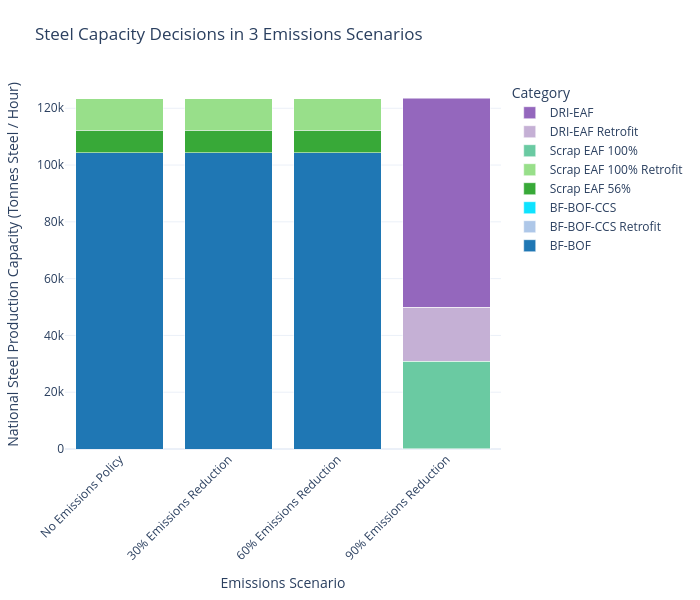

Notebook code cell kept with this figure:
### Code cell
plot_stacked_bar(
    consolidate_capacity(steel_df).T,
    scenario_map=scenario_map,
    name_map=tech_name_map,
    color_map=custom_color_map,
    title_name = "Steel Capacity Decisions in 3 Emissions Scenarios",
    xaxis_name="Emissions Scenario",
    yaxis_name="National Steel Production Capacity (Tonnes Steel / Hour)",
    width=700
)

### Figure 1 — Plotly figure (JSON) as saved in the notebook; plotly's stock layout.template omitted (floating-point values rounded to 4 significant figures)
{"data": [{"hovertemplate": "Category=BF-BOF<br>Emissions Scenario=%{x}<br>National Steel Production Capacity (Tonnes Steel / Hour)=%{y}<extra></extra>", "legendgroup": "BF-BOF", "marker": {"color": "#1f77b4", "pattern": {"shape": ""}}, "name": "BF-BOF", "orientation": "v", "showlegend": true, "textposition": "auto", "type": "bar", "x": ["No Emissions Policy", "30% Emissions Reduction", "60% Emissions Reduction", "90% Emissions Reduction"], "xaxis": "x", "y": [104400.0, 104400.0, 104400.0, 30.48], "yaxis": "y"}, {"hovertemplate": "Category=BF-BOF-CCS Retrofit<br>Emissions Scenario=%{x}<br>National Steel Production Capacity (Tonnes Steel / Hour)=%{y}<extra></extra>", "legendgroup": "BF-BOF-CCS Retrofit", "marker": {"color": "#aec7e8", "pattern": {"shape": ""}}, "name": "BF-BOF-CCS Retrofit", "orientation": "v", "showlegend": true, "textposition": "auto", "type": "bar", "x": ["No Emissions Policy", "30% Emissions Reduction", "60% Emissions Reduction", "90% Emissions Reduction"], "xaxis": "x", "y": [0.3109, 0.4806, 0.7983, 4.658], "yaxis": "y"}, {"hovertemplate": "Category=BF-BOF-CCS<br>Emissions Scenario=%{x}<br>National Steel Production Capacity (Tonnes Steel / Hour)=%{y}<extra></extra>", "legendgroup": "BF-BOF-CCS", "marker": {"color": "#0ee3ff", "pattern": {"shape": ""}}, "name": "BF-BOF-CCS", "orientation": "v", "showlegend": true, "textposition": "auto", "type": "bar", "x": ["No Emissions Policy", "30% Emissions Reduction", "60% Emissions Reduction", "90% Emissions Reduction"], "xaxis": "x", "y": [0.1341, 0.2715, 0.5067, 2.838], "yaxis": "y"}, {"hovertemplate": "Category=Scrap EAF 56%<br>Emissions Scenario=%{x}<br>National Steel Production Capacity (Tonnes Steel / Hour)=%{y}<extra></extra>", "legendgroup": "Scrap EAF 56%", "marker": {"color": "#38a938", "pattern": {"shape": ""}}, "name": "Scrap EAF 56%", "orientation": "v", "showlegend": true, "textposition": "auto", "type": "bar", "x": ["No Emissions Policy", "30% Emissions Reduction", "60% Emissions Reduction", "90% Emissions Reduction"], "xaxis": "x", "y": [7921.0, 7919.0, 7910.0, 12.08], "yaxis": "y"}, {"hovertemplate": "Category=Scrap EAF 100% Retrofit<br>Emissions Scenario=%{x}<br>National Steel Production Capacity (Tonnes Steel / Hour)=%{y}<extra></extra>", "legendgroup": "Scrap EAF 100% Retrofit", "marker": {"color": "#98df8a", "pattern": {"shape": ""}}, "name": "Scrap EAF 100% Retrofit", "orientation": "v", "showlegend": true, "textposition": "auto", "type": "bar", "x": ["No Emissions Policy", "30% Emissions Reduction", "60% Emissions Reduction", "90% Emissions Reduction"], "xaxis": "x", "y": [11060.0, 11070.0, 11070.0, 13.98], "yaxis": "y"}, {"hovertemplate": "Category=Scrap EAF 100%<br>Emissions Scenario=%{x}<br>National Steel Production Capacity (Tonnes Steel / Hour)=%{y}<extra></extra>", "legendgroup": "Scrap EAF 100%", "marker": {"color": "#6acaa2", "pattern": {"shape": ""}}, "name": "Scrap EAF 100%", "orientation": "v", "showlegend": true, "textposition": "auto", "type": "bar", "x": ["No Emissions Policy", "30% Emissions Reduction", "60% Emissions Reduction", "90% Emissions Reduction"], "xaxis": "x", "y": [1.079, 2.965, 3.794, 30900.0], "yaxis": "y"}, {"hovertemplate": "Category=DRI-EAF Retrofit<br>Emissions Scenario=%{x}<br>National Steel Production Capacity (Tonnes Steel / Hour)=%{y}<extra></extra>", "legendgroup": "DRI-EAF Retrofit", "marker": {"color": "#c5b0d5", "pattern": {"shape": ""}}, "name": "DRI-EAF Retrofit", "orientation": "v", "showlegend": true, "textposition": "auto", "type": "bar", "x": ["No Emissions Policy", "30% Emissions Reduction", "60% Emissions Reduction", "90% Emissions Reduction"], "xaxis": "x", "y": [1.086, 1.791, 3.569, 18960.0], "yaxis": "y"}, {"hovertemplate": "Category=DRI-EAF<br>Emissions Scenario=%{x}<br>National Steel Production Capacity (Tonnes Steel / Hour)=%{y}<extra></extra>", "legendgroup": "DRI-EAF", "marker": {"color": "#9467bd", "pattern": {"shape": ""}}, "name": "DRI-EAF", "orientation": "v", "showlegend": true, "textposition": "auto", "type": "bar", "x": ["No Emissions Policy", "30% Emissions Reduction", "60% Emissions Reduction", "90% Emissions Reduction"], "xaxis": "x", "y": [0.5671, 1.209, 1.936, 73530.0], "yaxis": "y"}], "layout": {"barmode": "stack", "height": 600, "legend": {"title": {"text": "Category"}, "tracegroupgap": 0, "traceorder": "reversed"}, "margin": {"b": 80, "l": 60, "r": 60, "t": 80}, "title": {"text": "Steel Capacity Decisions in 3 Emissions Scenarios"}, "width": 700, "xaxis": {"anchor": "y", "domain": [0, 1], "tickangle": -45, "title": {"text": "Emissions Scenario"}}, "yaxis": {"anchor": "x", "domain": [0, 1], "title": {"text": "National Steel Production Capacity (Tonnes Steel / Hour)"}}}}
